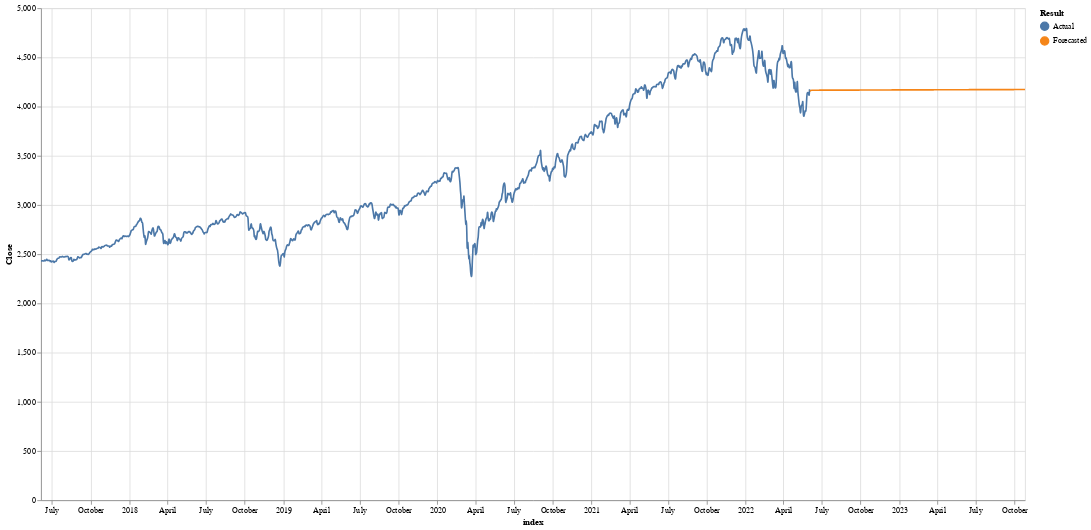

The notebook cell saved with this chart:
### Code cell
## Second Chart
import altair as alt

### https://altair-viz.github.io/gallery/multiline_tooltip.html

# Create a selection that chooses the nearest point & selects based on x-value
nearest = alt.selection(type='single', nearest=True, on='mouseover',
                        fields=['index','Close'], empty='none')

# The basic line
line = alt.Chart(combined_df.reset_index()).mark_line(interpolate='basis').encode(
    x =  'index:T',
    y = 'Close:Q',
    color = 'Result'
    # tooltip = ['index','Close','Result']
)

selectors = alt.Chart(combined_df.reset_index()).mark_point().encode(
    x='index:T',
    opacity=alt.value(0),
).add_selection(
    nearest
)

# Draw points on the line, and highlight based on selection
points = line.mark_point().encode(
    opacity=alt.condition(nearest, alt.value(1), alt.value(0))
)

# Draw text labels near the points, and highlight based on selection
text = line.mark_text(align='left', dx=20, dy = -15, size = 20).encode(
    text=alt.condition(nearest, 'Close:Q', alt.value(' '))
)

text_index = line.mark_text(align='left', dx=5, dy=-40, size = 20).encode(
    text=alt.condition(nearest, 'index:T', alt.value(''))
)

rules = alt.Chart(combined_df.reset_index()).mark_rule(color='gray').encode(
    x='index:T',
).transform_filter(
    nearest
)

# Put the five layers into a chart and bind the data
alt.layer(
    line, selectors, points, text_index, text 
).properties(
    width=1200, height=600
).interactive()


### Zoom in and out normally
### Double Click to reset graoh

### Figure 1 — Vega-Lite specification as saved in the notebook (floating-point values rounded to 4 significant figures; data arrays with more than 128 entries replaced by an {"elided": "..."} marker saying what was removed)
{"config": {"view": {"continuousWidth": 400, "continuousHeight": 300}}, "layer": [{"data": {"name": "data-71ced2953b3b248cb5c2b77731bf999d"}, "mark": {"type": "line", "interpolate": "basis"}, "encoding": {"color": {"field": "Result", "type": "nominal"}, "x": {"field": "index", "type": "temporal"}, "y": {"field": "Close", "type": "quantitative"}}, "selection": {"selector002": {"type": "interval", "bind": "scales", "encodings": ["x", "y"]}}}, {"data": {"name": "data-71ced2953b3b248cb5c2b77731bf999d"}, "mark": "point", "encoding": {"opacity": {"value": 0}, "x": {"field": "index", "type": "temporal"}}, "selection": {"selector001": {"type": "single", "nearest": true, "on": "mouseover", "fields": ["index", "Close"], "empty": "none"}}}, {"data": {"name": "data-71ced2953b3b248cb5c2b77731bf999d"}, "mark": "point", "encoding": {"color": {"field": "Result", "type": "nominal"}, "opacity": {"condition": {"value": 1, "selection": "selector001"}, "value": 0}, "x": {"field": "index", "type": "temporal"}, "y": {"field": "Close", "type": "quantitative"}}}, {"data": {"name": "data-71ced2953b3b248cb5c2b77731bf999d"}, "mark": {"type": "text", "align": "left", "dx": 5, "dy": -40, "size": 20}, "encoding": {"color": {"field": "Result", "type": "nominal"}, "text": {"condition": {"field": "index", "type": "temporal", "selection": "selector001"}, "value": ""}, "x": {"field": "index", "type": "temporal"}, "y": {"field": "Close", "type": "quantitative"}}}, {"data": {"name": "data-71ced2953b3b248cb5c2b77731bf999d"}, "mark": {"type": "text", "align": "left", "dx": 20, "dy": -15, "size": 20}, "encoding": {"color": {"field": "Result", "type": "nominal"}, "text": {"condition": {"field": "Close", "type": "quantitative", "selection": "selector001"}, "value": " "}, "x": {"field": "index", "type": "temporal"}, "y": {"field": "Close", "type": "quantitative"}}}], "height": 600, "width": 1200, "$schema": "https://vega.github.io/schema/vega-lite/v4.17.0.json", "datasets": {"data-71ced2953b3b248cb5c2b77731bf999d": {"elided": "1624 records"}}}
